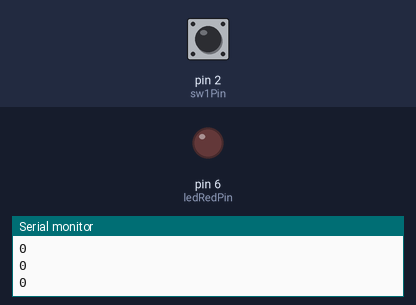
A program run on a simulated Arduino Uno, built with avr-gcc and run on an emulated ATmega328P. Shown: output pins drawn as LEDs (lit = HIGH), the last lines printed to the serial monitor. Inputs (shaded band) come from the test bench; at power-on: pin 2 (sw1Pin) HIGH.

Above: at 3.8 s.
3.9 s: pin 2 (sw1Pin) pulled LOW for 0.85 s
At 5.5 s:
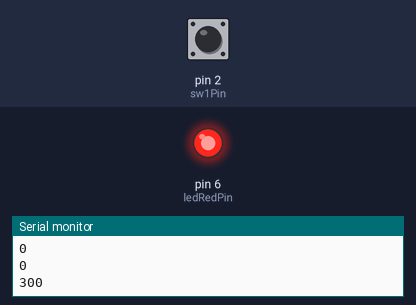
Timing chart, 0 to 51.0 s (numbered marks = the images above; inputs shaded):
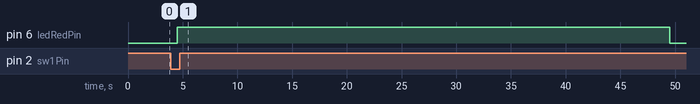

The program:

main.cpp
```cpp
#include <Arduino.h>
#include <Arduino_FreeRTOS.h>
#include "queue.h"

const uint8_t sw1Pin = 2;
const uint8_t sw2Pin = 3;
const uint8_t sw3Pin = 4;

const uint8_t ledRedPin = 6;
const uint8_t ledYellowPin = 7;
const uint8_t ledGreenPin = 8;

QueueHandle_t ledRedQueue;
QueueHandle_t ledYellowQueue;
QueueHandle_t ledGreenQueue;

struct SwTaskParams
{
  uint8_t swPin;
  QueueHandle_t &ledQueue;
};

SwTaskParams swTaskParams[3] = {
    {sw1Pin, ledRedQueue},
    {sw2Pin, ledYellowQueue},
    {sw3Pin, ledGreenQueue}};

void vSenderTask(void *pvParameters);
void vLedRedTask(void *pvParameters);
void vLedYellowTask(void *pvParameters);
void vLedGreenTask(void *pvParameters);

void setup()
{
  Serial.begin(9600);

  ledRedQueue = xQueueCreate(5, sizeof(int32_t));
  ledYellowQueue = xQueueCreate(5, sizeof(int32_t));
  ledGreenQueue = xQueueCreate(5, sizeof(int32_t));

  xTaskCreate(vSenderTask, "Switch 1 Task", 100, (void *)&swTaskParams[0], 1, NULL);
  xTaskCreate(vLedRedTask, "Red LED Task", 100, NULL, 1, NULL);

  //xTaskCreate(vSenderTask, "Switch 2 Task", 100, (void *)&swTaskParams[1], 1, NULL);
  //xTaskCreate(vLedYellowTask, "Yellow LED Task", 100, NULL, 1, NULL);

  //xTaskCreate(vSenderTask, "Switch 3 Task", 100, (void *)&swTaskParams[2], 1, NULL);
  //xTaskCreate(vLedGreenTask, "Green LED Task", 100, NULL, 1, NULL);
}

void vSenderTask(void *pvParameters)
{
  SwTaskParams *params = (SwTaskParams *)pvParameters;

  uint8_t swPin = params->swPin;
  QueueHandle_t &ledQueue = params->ledQueue;

  BaseType_t qStatus;
  int32_t valueToSend;

  pinMode(swPin, INPUT_PULLUP);

  while (1)
  {
    valueToSend = !digitalRead(swPin);
    qStatus = xQueueSend(ledQueue, &valueToSend, 0);

    vTaskDelay(100);
  }
}

void vLedRedTask(void *pvParameters)
{
  int32_t valueReceived = 0;
  BaseType_t qStatus;
  const TickType_t xTicksToWait = pdMS_TO_TICKS(100);

  pinMode(ledRedPin, OUTPUT);

  int lastState = 0;
  unsigned long lifeTime = 0;

  while (1)
  {
    qStatus = xQueueReceive(ledRedQueue, &valueReceived, xTicksToWait);
    if (qStatus != pdPASS)
    {
      continue;
    }

    if (lastState != valueReceived)
    {
      lastState = valueReceived;
      if (valueReceived == HIGH)
        lifeTime += 300;
    }

    Serial.println(lifeTime);

    digitalWrite(ledRedPin, lifeTime > 0 ? HIGH : LOW);

    if (lifeTime > 0)
      lifeTime -= 10;

    vTaskDelay(10);
  }
}

void vLedYellowTask(void *pvParameters)
{
  int32_t valueReceived;
  BaseType_t qStatus;
  const TickType_t xTicksToWait = pdMS_TO_TICKS(100);

  pinMode(ledYellowPin, OUTPUT);

  while (1)
  {
    xQueueReceive(ledYellowQueue, &valueReceived, xTicksToWait);
    digitalWrite(ledYellowPin, valueReceived);
    vTaskDelay(1);
  }
}

void vLedGreenTask(void *pvParameters)
{
  int32_t valueReceived;
  BaseType_t qStatus;
  const TickType_t xTicksToWait = pdMS_TO_TICKS(100);

  pinMode(ledGreenPin, OUTPUT);

  while (1)
  {
    xQueueReceive(ledGreenQueue, &valueReceived, xTicksToWait);
    digitalWrite(ledGreenPin, valueReceived);
    vTaskDelay(1);
  }
}

// void vReceiverTask(void *pvParameters)
// {
//   uint16_t *params = (uint16_t *)pvParameters;

//   int ledPin = params[0];
//   int swPin = params[1];

//   int32_t valueReceived;
//   BaseType_t qStatus;
//   const TickType_t xTicksToWait = pdMS_TO_TICKS(100);

//   pinMode(RED, OUTPUT);

//   while (1)
//   {
//     xQueueReceive(ledQueue, &valueReceived, xTicksToWait);
//     Serial.print("Received value : ");
//     Serial.println(valueReceived);
//     digitalWrite(RED, valueReceived);
//     vTaskDelay(1);
//   }
// }

void loop() {}
```

Measured:
- after the input at 3.9 s, pin 6 (ledRedPin): LOW → HIGH after 0.60 s, → LOW 45.0 s later
